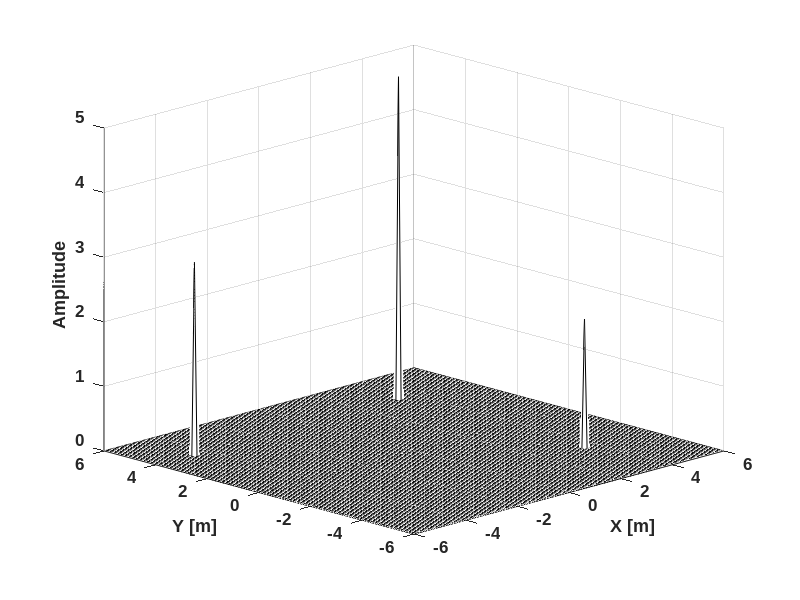
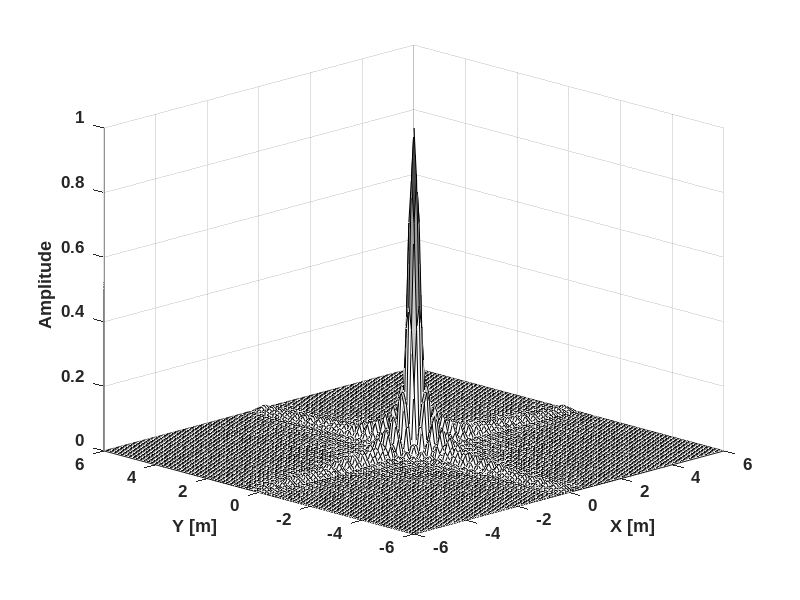
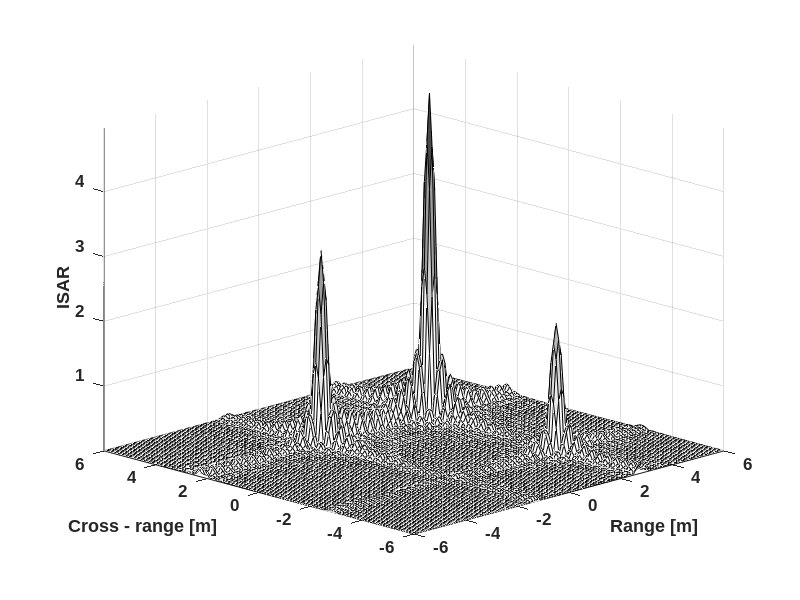

MATLAB code for these plots, in order: (Note: this script raises an error after producing the figures.)
%----------------------------------------------------------------
% This code can be used to generate Figure 5-11
%----------------------------------------------------------------
clear all
close all
clc

% Prepare mesh
[X,Y] = meshgrid(-6:.1:6, -6:.1:6); 
M = length(X); 
N = length(Y) ; 
Object=zeros(M,N);

% Set 3 scattering centers
hh = figure;
Object(101,95)=5; 
Object(30,96)=2; 
Object(100,15)=3;
%---Figure 5-11(a)-----------------------------------------------------
surf(X,Y,Object); 
colormap(1-gray);
axis tight; 
set(gca,'FontName', 'Arial', 'FontSize',12,'FontWeight', 'Bold');
xlabel('X [m]'); 
ylabel('Y [m]');
zlabel('Amplitude') 
view(-45,20)
saveas(hh,'Figure5-11a.bmp','bmp');

%Find spatial resolutions
% fc = 10; % center frequency
% phic = 0; % center angle
% c = .3; % speed of light
dx = X(1,2)-X(1,1); % range resolution
dy = dx; % xrange resolution

%Find Bandwidth in spatial frequencies
BWkx = 1/dx; 
BWky = 1/dy; 

% PSF
h = sinc(BWkx*X/pi).*sinc(BWky*Y/pi);

%---Figure 5-11(b)-----------------------------------------------------
hh = figure;
surf(X,Y,abs(h)); 
axis tight; 
colormap(1-gray);
axis([-6 6 -6 6 0 1])
set(gca,'FontName', 'Arial', 'FontSize',12,'FontWeight', 'Bold');
xlabel('X [m]'); 
ylabel('Y [m]');
zlabel('Amplitude'); 
view(-45,20)
saveas(hh,'Figure5-11b.bmp','bmp');

%Convolution
hh = figure;
ISAR = fft2(fft2(Object).*fft2(h))/M/N;
%---Figure 5-11(c)-----------------------------------------------------
surf(X,Y,abs(ISAR)); 
axis tight; 
colormap(1-gray);
set(gca,'FontName', 'Arial', 'FontSize',12,'FontWeight', 'Bold');
xlabel('Range [m]'); 
ylabel('Cross - range [m]');
zlabel('ISAR ');
view(-45,20)
saveas(hh,'Figure5-11c.bmp','bmp');

%---Figure 5-11(c)-----------------------------------------------------
hh = figure;
matplot(X(1,1:M),Y(1:N,1),ISAR,30); 
colormap(1-gray);
set(gca,'FontName', 'Arial', 'FontSize',12,'FontWeight', 'Bold');
xlabel('Range [m]'); 
ylabel('Cross - range [m]');
title('ISAR ');
saveas(hh,'Figure5-11d.bmp','bmp');

